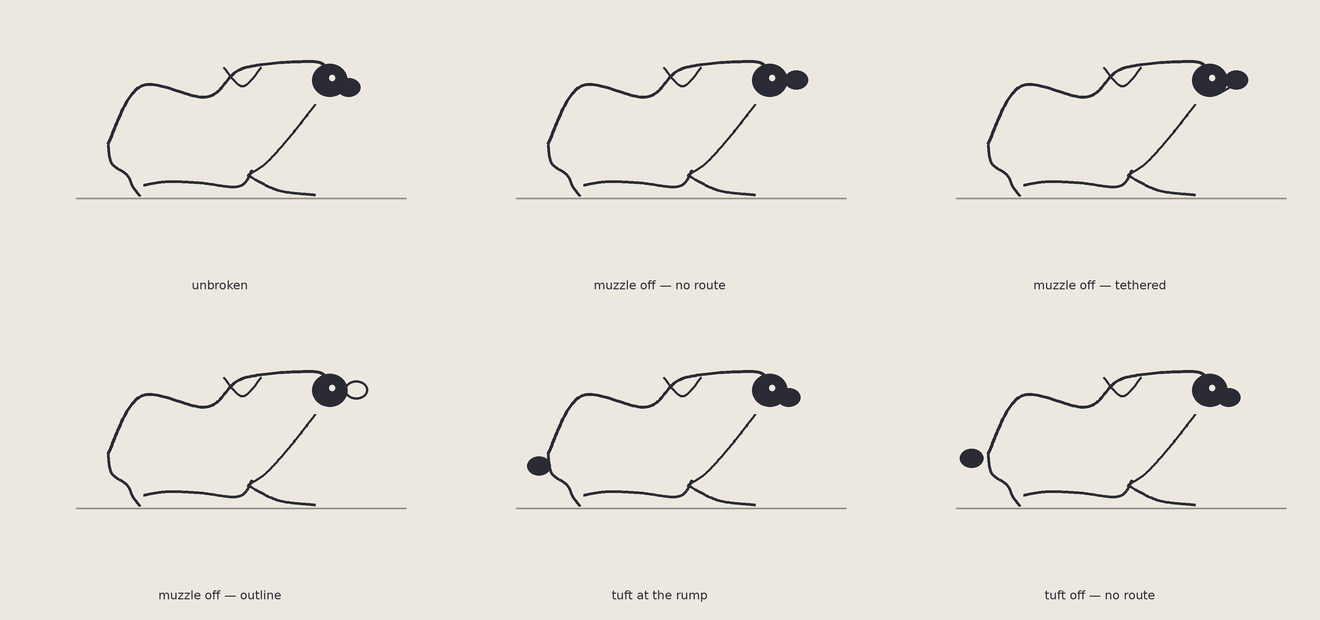

This figure's Python source:
"""A48 — The Isolation. A47 left six explanations unseparated. This page isolates three, one pair
at a time, everything else held fixed. Same gap (~0.09) everywhere.
  ROUTES:    muzzle off, no route  vs  muzzle off, tethered by an added jaw line (one route left)
  OBJECTHOOD: muzzle off, filled   vs  muzzle off, outline only (same size, place, gap)
  LOCATION:  muzzle off at the head vs an equal filled single-route tuft off at the rump
Baselines included (unbroken; tuft attached)."""
import numpy as np
from PIL import Image, ImageDraw, ImageFont
SS=3
PAPER=(237,232,223); INK=(43,43,53); MID=(150,146,140)
LM=dict(rumpback=(0.02,0.46), hip=(0.30,0.95), loin=(0.86,0.86), withers=(1.16,1.10),
 poll=(1.74,1.16), brisket=(1.13,0.10), bellymid=(0.80,0.13), forehoof=(1.78,0.03))
def cmr(nodes,n=26):
    P=[np.array(p,float) for p in nodes]; P=([P[0]]+P+[P[-1]]); out=[]
    for i in range(1,len(P)-2):
        p0,p1,p2,p3=P[i-1],P[i],P[i+1],P[i+2]
        for t in np.linspace(0,1,n,endpoint=False):
            t2=t*t;t3=t2*t
            out.append(0.5*((2*p1)+(-p0+p2)*t+(2*p0-5*p1+4*p2-p3)*t2+(-p0+3*p1-3*p2+p3)*t3))
    out.append(P[-2]); return out
def line(d,pts,col=INK,w=2.6): d.line([(int(p[0]*SS),int(p[1]*SS)) for p in pts],fill=col,width=max(1,int(w*SS)),joint="curve")
def ell(d,c,rx,ry,col): d.ellipse([int((c[0]-rx)*SS),int((c[1]-ry)*SS),int((c[0]+rx)*SS),int((c[1]+ry)*SS)],fill=col)
def ello(d,c,rx,ry,col,w=2.4): d.ellipse([int((c[0]-rx)*SS),int((c[1]-ry)*SS),int((c[0]+rx)*SS),int((c[1]+ry)*SS)],outline=col,width=int(w*SS))

GAP=0.09
def draw_calf(d,ox,oy,sc,mode='plain'):
    def Q(pt):
        x,y=LM[pt] if isinstance(pt,str) else pt
        return (ox+x*sc, oy-y*sc)
    hd=Q((1.90,1.0))
    def R(dx,dy): return (hd[0]+dx*sc, hd[1]+dy*sc)
    line(d,cmr([R(-0.02,-0.10),Q('poll'),Q('withers'),Q('loin'),Q('hip'),Q('rumpback')]),w=3.0)
    w_=Q('withers'); line(d,cmr([(w_[0]-0.16*sc,w_[1]-0.01*sc),(w_[0],w_[1]+0.15*sc),(w_[0]+0.16*sc,w_[1]-0.01*sc)]),w=2.6)
    line(d,cmr([Q('rumpback'),Q((0.05,0.30)),Q((0.18,0.20)),Q((0.23,0.10)),Q((0.29,0.02))]),w=2.8)
    line(d,cmr([Q((1.24,0.24)),Q('brisket'),Q('bellymid'),Q((0.52,0.14)),Q((0.32,0.11))]),w=2.8)
    line(d,cmr([R(-0.12,0.20),Q((1.56,0.52)),Q((1.36,0.30)),Q((1.21,0.20))]),w=2.4)
    ell(d,hd,0.15*sc,0.14*sc,INK)
    ell(d,(hd[0]+0.02*sc,hd[1]-0.02*sc),0.026*sc,0.026*sc,PAPER)
    line(d,cmr([Q((1.20,0.20)),Q((1.46,0.07)),Q('forehoof')]),w=2.8)
    line(d,[(ox-0.25*sc,oy),(ox+2.55*sc,oy)],col=MID,w=1.8)
    # muzzle: attached or detached, filled or outline, tethered or not
    mz=R(0.16,0.06); mzd=(mz[0]+0.064*sc,mz[1]-0.064*sc)
    if mode in ('plain','tuft_on','tuft_off'):
        ell(d,mz,0.10*sc,0.08*sc,INK)
    elif mode=='mz_off':
        ell(d,mzd,0.10*sc,0.08*sc,INK)
    elif mode=='mz_tether':
        ell(d,mzd,0.10*sc,0.08*sc,INK)
        line(d,[(hd[0]+0.08*sc,hd[1]+0.11*sc),(mzd[0]-0.05*sc,mzd[1]+0.06*sc)],w=2.4)  # jaw tether
    elif mode=='mz_outline':
        ello(d,mzd,0.10*sc,0.08*sc,INK)
    # tuft: equal filled mass at the rump, single route to the rump line
    if mode in ('tuft_on','tuft_off'):
        rb=Q('rumpback'); base=(rb[0]-0.075*sc,rb[1]+0.10*sc)            # tangent to the rump curve
        c=base if mode=='tuft_on' else (base[0]-0.064*sc,base[1]-0.064*sc)
        ell(d,c,0.10*sc,0.08*sc,INK)

PANELS=[("unbroken",'plain'),("muzzle off — no route",'mz_off'),("muzzle off — tethered",'mz_tether'),
        ("muzzle off — outline",'mz_outline'),("tuft at the rump",'tuft_on'),("tuft off — no route",'tuft_off')]
def render(path):
    cols=3; rows=2; cw,ch=440,310; W,H=cols*cw,rows*ch
    img=Image.new("RGB",(W*SS,H*SS),PAPER); d=ImageDraw.Draw(img)
    try: font=ImageFont.truetype('/usr/share/fonts/truetype/dejavu/DejaVuSans.ttf',int(12*SS))
    except: font=ImageFont.load_default()
    for i,(title,mode) in enumerate(PANELS):
        cxo=(i%cols)*cw; cyo=(i//cols)*ch
        draw_calf(d,cxo+cw*0.24,cyo+ch*0.64,118,mode=mode)
        tw=d.textlength(title,font=font)
        d.text((int(cxo*SS+(cw*SS-tw)//2),int((cyo+ch-32)*SS)),title,fill=INK,font=font)
    img=img.resize((W,H),Image.LANCZOS); img.save(path); print("saved",path)
if __name__=="__main__":
    render("/sessions/wizardly-stoic-cerf/mnt/hessentials/illustration/loomis/sketch201_u5_a48_the_isolation.png")
